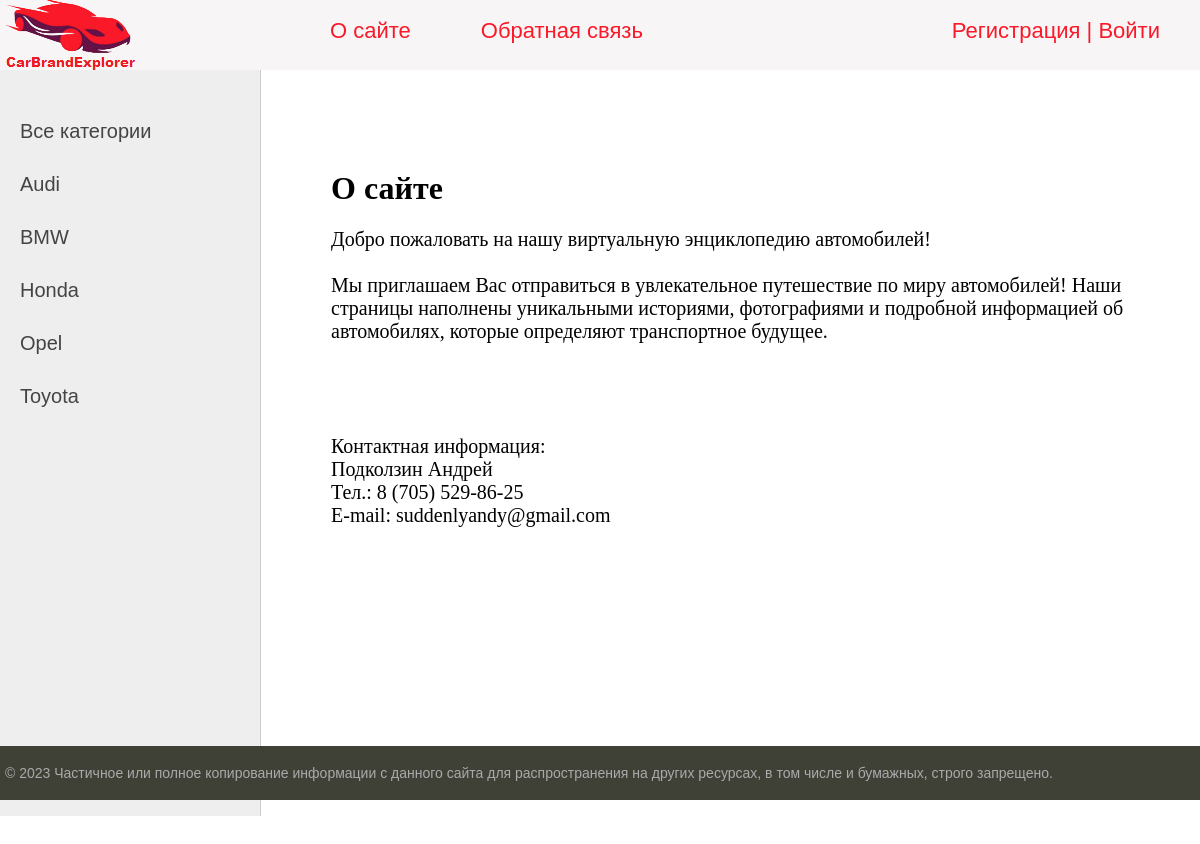
The page /about/ on the database its author committed.
### women/models.py (models this page shows, shortened)
class Category(models.Model):
    name = models.CharField(max_length=100, db_index=True, verbose_name="Категория")
    slug = models.SlugField(max_length=255, unique=True, db_index=True, verbose_name="URL")
    photo = models.ImageField(upload_to="photos/%Y/%m/%d/", verbose_name="Фото", null=True)
    content = models.TextField(blank=True, verbose_name="Текст статьи")
    def get_absolute_url(self):
        return reverse('category', kwargs={'cat_slug': self.slug})
    class Meta:
        verbose_name = 'Категория'
        verbose_name_plural = 'Категории'
        ordering = ['id']

### women/views.py (the view)
# urls.py: path('about/', About.as_view(), name='about'),
class About(Pagging, ListView):
    model = Women
    template_name = 'women/about.html'
    context_object_name = 'posts'
    allow_empty = False
    def get_context_data(self, *, object_list=None, **kwargs):
        context = super().get_context_data(**kwargs)
        c_def = self.get_user_context(title='О сайте')
        return dict(list(context.items()) + list(c_def.items()))

### women/utils.py (called while the page is built)
    def get_user_context(self, **kwargs):
        context = kwargs
        cats = cache.get('cats')
        if not cats:
            cats = Category.objects.annotate(Count('women'))
            cache.set('cats', cats, 30)
        user_menu = menu.copy()
        if not self.request.user.is_authenticated:
            user_menu.pop(1)
        context['menu'] = user_menu
        context['cats'] = cats
        if 'cat_selected' not in context:
            context['cat_selected'] = None
        return context

### women/templates/women/about.html
{% extends 'women/base.html' %}
{% block content %}
<h1>{{title}}</h1>
<p>Добро пожаловать на нашу виртуальную энциклопедию автомобилей!<br><br>
Мы приглашаем Вас отправиться в увлекательное путешествие по миру автомобилей! Наши страницы наполнены уникальными историями, фотографиями и подробной информацией об автомобилях, которые определяют транспортное будущее.<br><br><br><br><br>
    Контактная информация:<br>
    Подколзин Андрей<br>
    Тел.: 8 (705) 529-86-25<br>
    E-mail: suddenlyandy@gmail.com<br>
{% endblock %}

### women/templates/women/base.html (shortened to what this page needs)
{% load static %}
<html>
<head>
	<link type="text/css" href="{% static 'women/css/styles.css' %}" rel="stylesheet" />
</head>
<body>
<table class="table-page" border=0 cellpadding="0" cellspacing="0">
<tr><td valign=top>
{% block mainmenu %}
		<div class="header">
			<ul id="mainmenu" class="mainmenu">
			<li class="logo"><a href="{% url 'home' %}"><div class="logo"></div></a></li>
{% for m in menu %}
			<li><a href="{% url m.url_name %}">{{m.title}}</a></li>
{% endfor %}
				{% if request.user.is_authenticated %}
				<li class="last"> {{user.username}} | <a href="{% url 'logout' %}">Выйти</a></li>
				{% else %}
				<li class="last"><a href="{% url 'register' %}">Регистрация</a> | <a href="{% url 'login' %}">Войти</a></li>
				{% endif %}
			</ul>
		</div>
{% endblock mainmenu %}
<table class="table-content" border=0 cellpadding="0" cellspacing="0">
<tr>
	<td valign="top" class="left-chapters">
	<ul id="leftchapters">
{% if cat_selected == 0 %}
		<li class="selected">Все категории</li>
{% else %}
		<li><a href="{% url 'home' %}">Все категории</a></li>
{% endif %}
{% for c in cats %}
{% if c.women__count > 0 %}
	{% if c.pk == cat_selected %}
		<li class="selected">{{c.name}}</li>
	{% else %}
		<li><a href="{{ c.get_absolute_url }}">{{c.name}}</a></li>
	{% endif %}
{% endif %}
{% endfor %}
	</ul>
</td>
<td valign="top" class="content">
	<div class="content-text">
{% block content %}
{% endblock %}
	</div>
</td></tr></table>
</td></tr>
<tr><td valign=top>
	<div id="footer">
		<p>&copy; 2023 Частичное или полное копирование информации с данного сайта для распространения на других ресурсах, в том числе и бумажных, строго запрещено.</p>
	</div>
</td></tr></table>
</body>
</html>

### women/static/women/css/styles.css (style rules this page uses)
html, body { font-family: 'Arial'; margin: 0; padding: 0; height: 100%; width: 100%; color: #444; }
a { color: #0059b2; text-decoration: none; }
.table-page { width: 100%; height: 100%; vertical-align: top; }
.table-page tr { height: 100%; }
.header { background: #f7f5f5; height: 70px; }
.logo { background: url('../images/main+text.png') no-repeat 0px -15px; width: 300px; height: 200px; }
ul.mainmenu { list-style: none; margin: 0; padding: 0; height: 70px; color: #fa1929; font-size: 22px; overflow: hidden; }
ul.mainmenu li { float: left; margin: 18px 40px 0 30px; }
ul.mainmenu li.logo { margin: 0; }
ul.mainmenu li.last { float: right; }
ul.mainmenu li a { color: #fa1929; text-decoration: none; }
.table-content { width: 100%; min-height: 100%; height: 100%; }
.left-chapters { margin: 0; background: #eee; border-right: 1px solid #ccc; min-height: 100%; }
.left-chapters ul { width: 230px; min-height: 100%; margin: 0; padding: 20px 10px 10px 20px; list-style: none; font-size: 20px; }
.left-chapters ul li { margin: 30px 0 0 0; color: #999; }
.left-chapters ul li a { color: #444; text-decoration: none; }
.content { padding: 40px 20px 20px 40px; width: 100%; box-sizing: border-box; }
.content-text { margin: 60px 0 0 30px; color: #000; font-size: 20px; font-family: Yandex Sans Display Light; }
.content-text h1 { font-size: 32px; }
#footer { box-sizing: border-box; background: #3F4137; padding: 5px; color: #aaa; font-size: 14px; font-family: Verdana, Geneva, Arial, Helvetica; text-align: left; overflow: hidden; }

### rows shown on the page
Category: name "Audi"
Category: name "BMW"
Category: name "Honda"
Category: name "Opel"
Category: name "Toyota"

### other values the page prints
{{ m.title }} "О сайте" "Обратная связь"
{{ title }} "О сайте"
